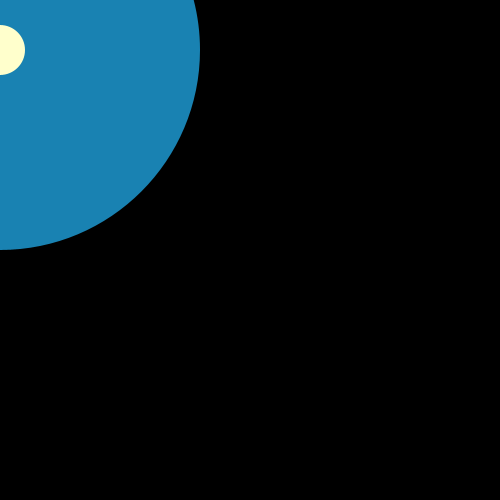
Frame 1 (no input)
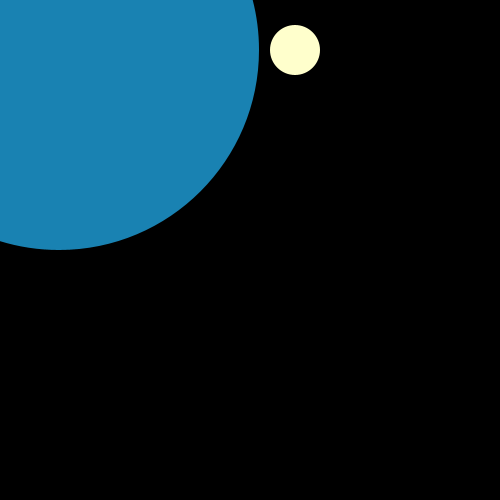
Frame 60 (the mouse pressed at the canvas centre just before this capture)
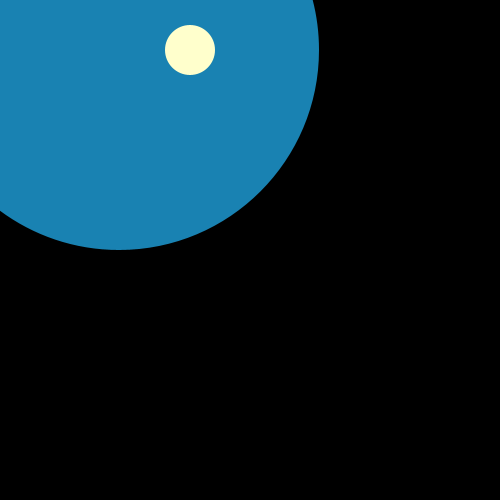
Frame 120 (the mouse held since frame 60 and released just before this capture)

The Processing sketch that drew these frames (run headless with seeded random() and noise(); from frame 60 on, the mouse is pressed at the canvas centre):

// Processing sketch: processing_183068
// ── processing_183068.pde

float slow_circle_x = 0;
float fast_circle_x = 0;

void setup() {
  size(500,500); 
  noStroke();
}

void draw() {
  background(0);
  
  fill(#1982b2);
  ellipse(slow_circle_x,50, 400, 400);
  slow_circle_x = slow_circle_x + 1;

  fill(#FFFFCC);
  ellipse(fast_circle_x,50, 50, 50);
  fast_circle_x = fast_circle_x + 5;

  
  if(slow_circle_x > 400) {
    slow_circle_x = 0;
  }
  if(fast_circle_x > 400) {
    fast_circle_x = 0;
  }
}
